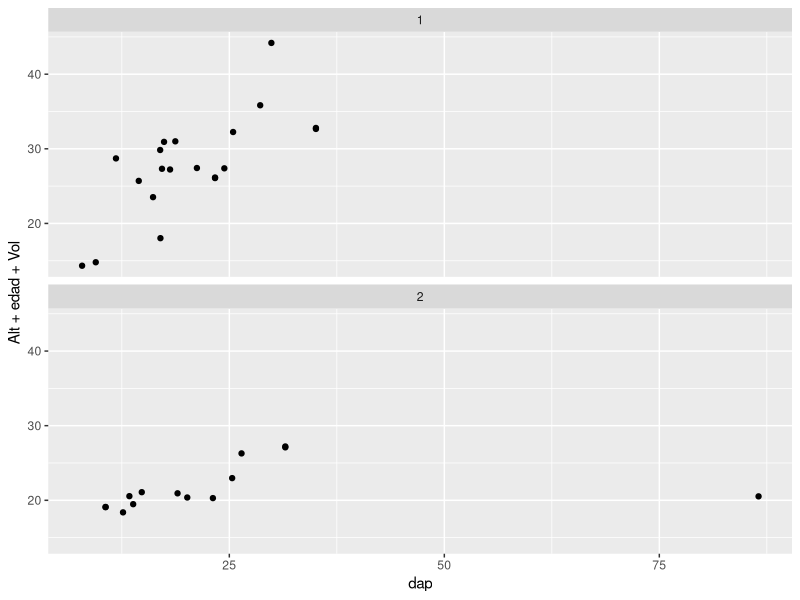
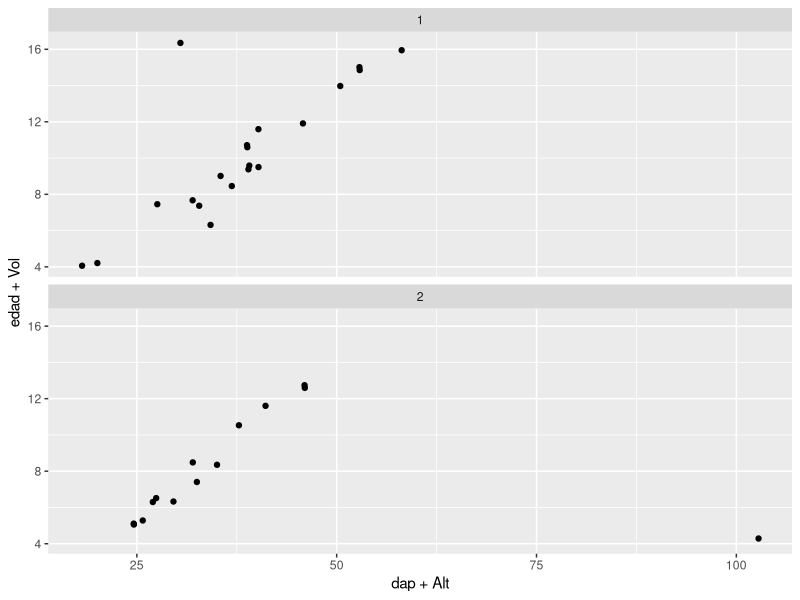
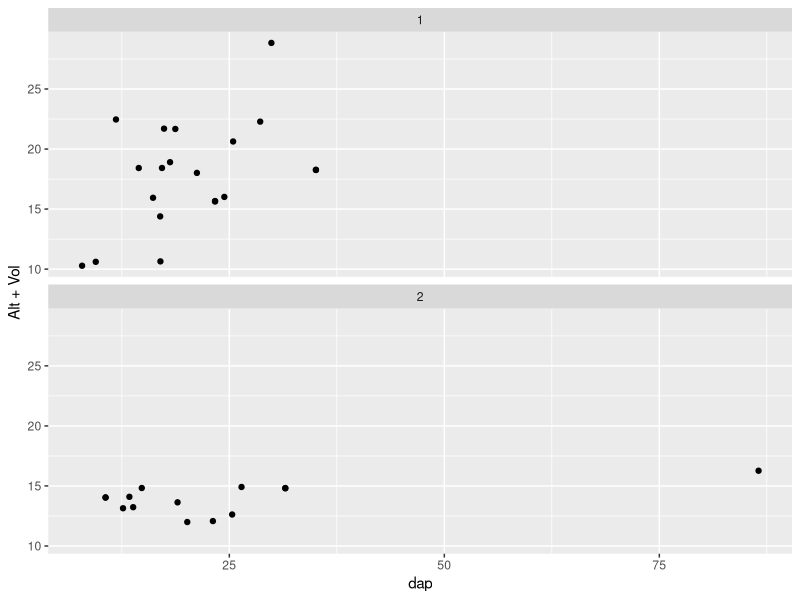
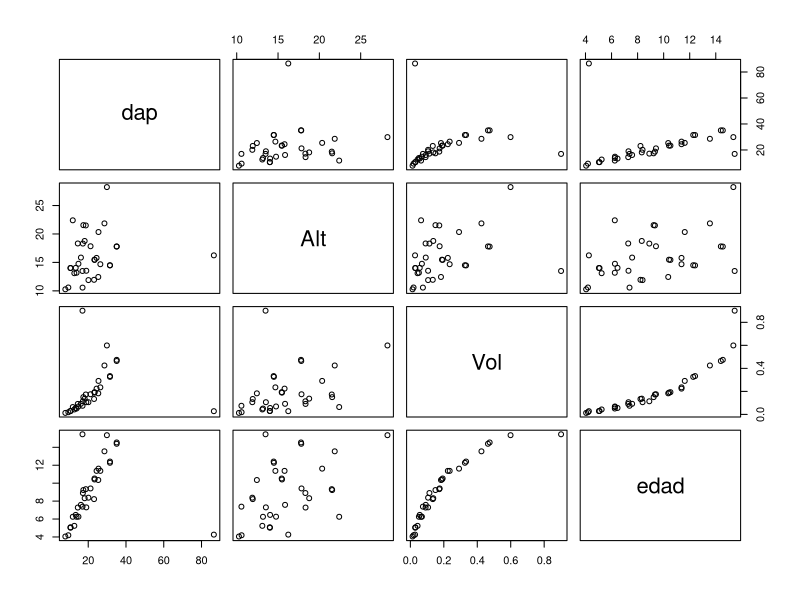

These figures' R source, in order:
## ---- chunk 1
knitr::opts_chunk$set(message = FALSE, warning = FALSE)
## ---- chunk 2
library(tidyverse)
datos<- read.table("Bosque_deg.txt")
datos<- datos %>% mutate(V1= as.numeric(V1), V2= as.numeric(V2),
                         V3= as.factor(V3),V4= as.numeric(V4),
                         V5= as.numeric(V5)) %>% 
  rename(dap= V1, Alt= V2, ps= V3, edad= V4, Vol= V5)

ggplot(datos, mapping = aes(x = dap, y = Alt+edad+Vol)) +
  geom_point() + facet_wrap(~ps, nrow = 2)

ggplot(datos, mapping = aes(x = dap+Alt, y = edad+Vol)) +
  geom_point() + facet_wrap(~ps, nrow = 2)

ggplot(datos, mapping = aes(x = dap, y = Alt+Vol)) +
  geom_point() + facet_wrap(~ps, nrow = 2)

## ---- chunk 3
pairs(dap ~ Alt+Vol+edad, data = datos)
